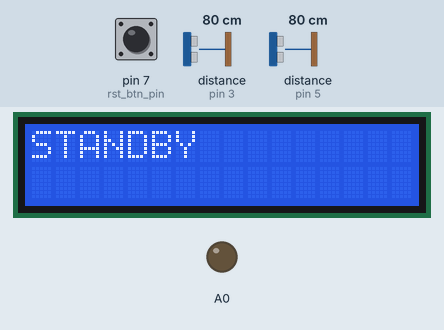
Simulated run of this sketch. Board: Arduino Uno, built with avr-gcc and run on an emulated ATmega328P. On the bench: 16×2 character LCD, output pins drawn as LEDs (lit = HIGH). Inputs (shaded band) come from the test bench; at power-on: pin 7 (rst_btn_pin) LOW, distance to the obstacle (sensors on pin 3, pin 5) 80 cm. The echo pulse lasts 58.3 µs per cm.

Above: at 1.2 s.
1.3 s: pin 7 (rst_btn_pin) pulled HIGH for 0.15 s
At 2.6 s:
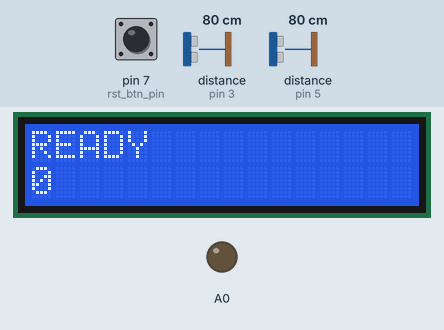
3.0 s: distance to the obstacle (sensor on pin 3) set to 2 cm
At 3.14 s:
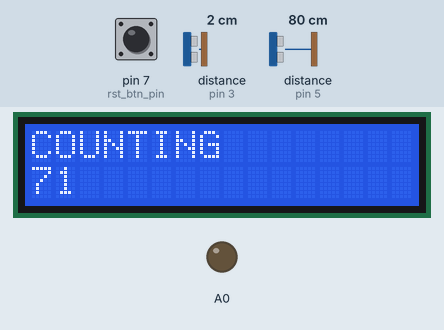
4.8 s: pin 7 (rst_btn_pin) pulled HIGH for 1 s
At 6.5 s:
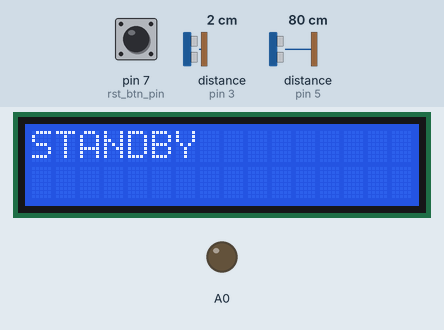
Timing chart, 0 to 8.0 s (numbered marks = the images above; inputs shaded):
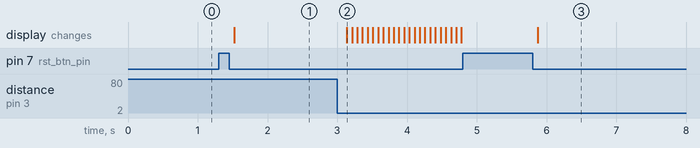

The sketch:

arcs.ino
```cpp
#include <HCSR04.h>
#include <LiquidCrystal.h>

// start line sensors pins
const int sl_ul_tpin = 2;
const int sl_ul_epin = 3;
const int sl_ur_tpin = 2;
const int sl_ur_epin = 3;

// finish line sensors pins
const int fl_ul_tpin = 4;
const int fl_ul_epin = 5;
const int fl_ur_tpin = 4;
const int fl_ur_epin = 5;

// reset button pin
const int rst_btn_pin = 7;

// lcd pins
const int rs = 8, en = 9, d4 = 10, d5 = 11, d6 = 12, d7 = 13;

// threshold for the ultrassonic sensors reading
const int US_THRSH = 5;

// code state
enum LINE_STATE {INIT, START, COUNTING, FINISH};

//initialisation class HCSR04 (trig pin , echo pin)
HCSR04 sl_ur(sl_ur_tpin, sl_ur_epin);
HCSR04 sl_ul(sl_ul_tpin, sl_ul_epin);
HCSR04 fl_ur(fl_ur_tpin, fl_ur_epin);
HCSR04 fl_ul(fl_ul_tpin, fl_ul_epin);
LiquidCrystal lcd(rs, en, d4, d5, d6, d7);
LINE_STATE state = INIT;

unsigned int start_timestamp = 0;
unsigned int time_elapsed = 0;

void printToLcd(String first_line, String second_line)
{
    lcd.clear();
    lcd.setCursor(0, 0);
    lcd.print(first_line);
    lcd.setCursor(0, 1);
    lcd.print(second_line);
}

bool checkArc(float right_dist, float left_dist)
{
    return (((right_dist != 0) &&  (right_dist < US_THRSH)) || ((left_dist != 0) && (left_dist < US_THRSH)));
}

LINE_STATE initTrs(bool rst_btn_state)
{
    if (rst_btn_state)
    {
        return START;
    }

    printToLcd("STANDBY", "");

    //Serial.println("STANDBY");

    return INIT;
}


LINE_STATE startTrs(bool rst_btn_state, bool start_line_state)
{
    if (rst_btn_state)
    {
        return INIT;
    }
    if (start_line_state)
    {
        start_timestamp = millis();
        return COUNTING;
    }

    time_elapsed = 0;
    printToLcd("READY", String(time_elapsed));

    //Serial.print("READY ");
    //Serial.println(time_elapsed);

    return START;
}

LINE_STATE countTrs(bool finish_line_state, bool rst_btn_state)
{
    if (rst_btn_state)
    {
        return INIT;
    }
    if (finish_line_state)
    {
        Serial.print("RESULT:");
        Serial.println(time_elapsed);
        return FINISH;
    }

    time_elapsed = millis() - start_timestamp;
    printToLcd("COUNTING", String(time_elapsed));

    //Serial.print("COUNTING ");
    //Serial.println(time_elapsed);

    return COUNTING;
}


LINE_STATE finishTrs(bool rst_btn_state)
{
    if (rst_btn_state == 1)
    {
        return INIT;
    }

    printToLcd("FINISHED", String(time_elapsed));

    //Serial.print("FINISHED ");
    //Serial.println(time_elapsed);

    return FINISH;
}

bool checkBtn(void)
{
    bool btn_state = digitalRead(rst_btn_pin);
    if (btn_state == HIGH)
    {
        while(digitalRead(rst_btn_pin) == HIGH);
        return true;
    }
    return false;
}

void setup(void) {
    pinMode(A0, OUTPUT);
    analogWrite(A0,75);
    pinMode(rst_btn_pin, INPUT);
    lcd.begin(16, 2);
    Serial.begin(9600);
}

void loop(void) {

    bool rst_btn_state = checkBtn();

    if (state == INIT)
    {
       state = initTrs(rst_btn_state);
    } else if (state == START)
    {
       bool start_line_state =  checkArc(sl_ur.dist(), sl_ul.dist());
       state = startTrs(rst_btn_state, start_line_state);
    } else if (state == COUNTING)
    {
       bool finish_line_state =  checkArc(fl_ur.dist(), fl_ul.dist());
       state = countTrs(finish_line_state, rst_btn_state);
    } else if (state == FINISH)
    {
       state = finishTrs(rst_btn_state);
    }

    delay(60);
}
```

Measured:
- after the input at 1.3 s, the display: changes after 0.22 s (image 1)
- after the input at 3.0 s, the display: changes after 0.14 s (image 2)
- after the input at 4.8 s, the display: changes after 1.1 s (image 3)
